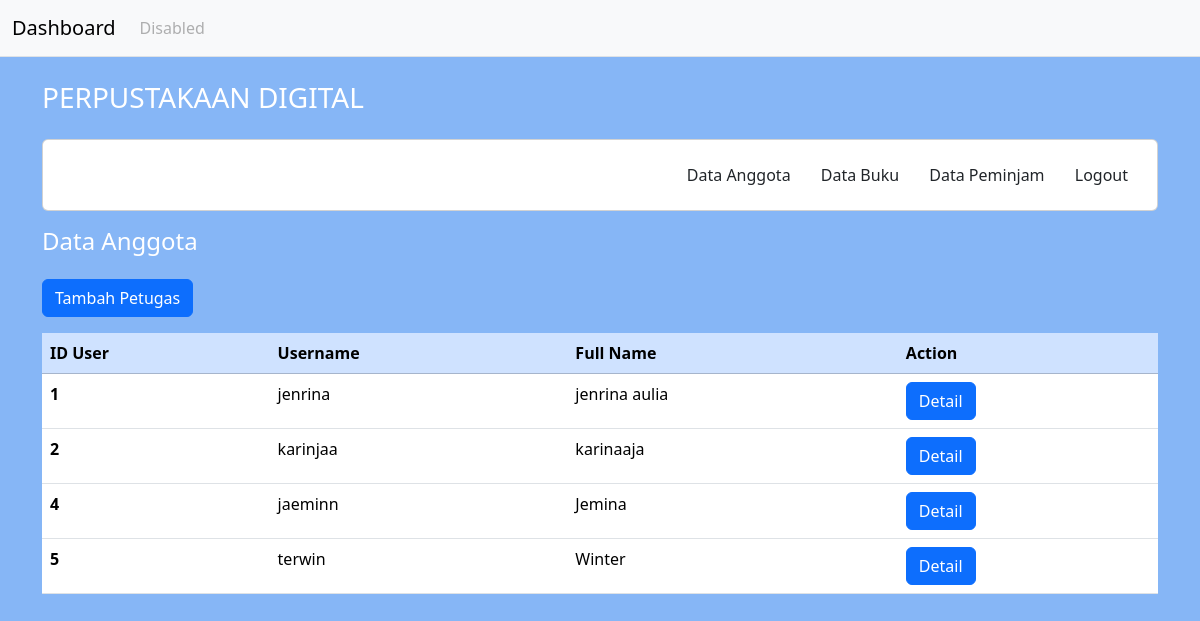
The app's page /petugas/anggota.php (signed in), older data.
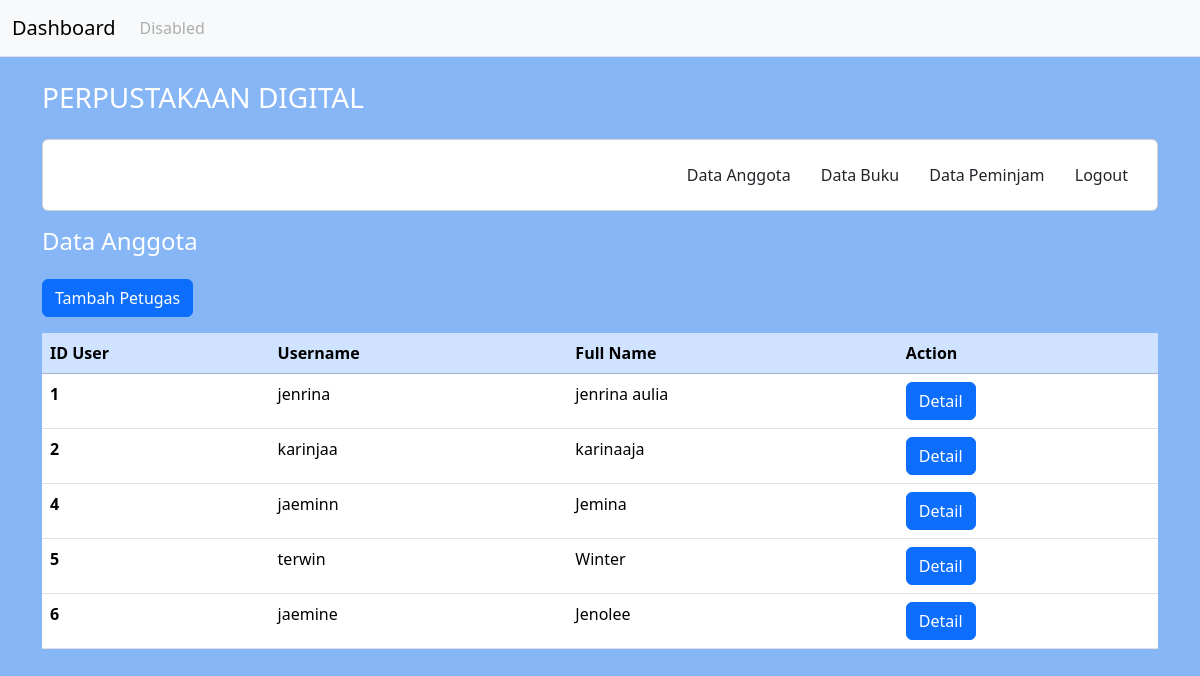
The same page, newer data.
### tables this page shows
CREATE TABLE `user` (
  `IDuser` int(20) NOT NULL,
  `username` varchar(255) NOT NULL,
  `password` varchar(255) NOT NULL,
  `email` varchar(255) NOT NULL,
  `namalengkap` varchar(255) NOT NULL,
  `alamat` text NOT NULL,
  `level` enum('admin','petugas','peminjam') NOT NULL
);

### petugas/anggota.php (the view, shortened to what this page needs)
<!DOCTYPE html>
<html lang="en">
<head>
</head>
<body style="background-color: #86B6F6;">
<nav class="navbar navbar-expand-lg bg-light border-bottom border-body" data-bs-theme="light">
  <div class="container-fluid">
    <a class="navbar-brand" href="index_pts.php">Dashboard</a>
    <div class="collapse navbar-collapse" id="navbarSupportedContent">
      <ul class="navbar-nav me-auto mb-4 mb-lg-0">
        <li class="nav-item">
          <a class="nav-link disabled" aria-disabled="true">Disabled</a>
        </li>
      </ul>
    </div>
  </div>
</nav>
</body>
</html>
<?php
include 'layout/header.php';
?>
<div class="container">
  <div class="row text-white" style="margin-top: 1rem;">
  <h4>Data Anggota</h4>
      <div class="col1">
        <a href="data/tambah_ptgs.php" class="btn btn-primary mt-3">Tambah Petugas</a>
      <div class="col1">
      <table class="table my-3">
        <thead class="table table-primary">
            <tr>
            <th scope="col">ID User</th>
            <th scope="col">Username</th>
            <th scope="col">Full Name</th>
            <th scope="col">Action</th>
            </tr>
        </thead>
        <?php
        include '../koneksi/koneksi.php';
        $data = mysqli_query($conn, "SELECT * FROM user");
        while ($d = mysqli_fetch_array($data)) {
        ?>
        <tbody>
            <tr>
            <th scope="row"><?php echo $d['IDuser'];?></th>
            <td><?php echo $d['username'];?></td>
            <td><?php echo $d['namalengkap'];?></td>
            <td>
               <a href="data/detail_anggota.php?iduser=<?php echo $d['IDuser'];?>" class="btn btn-primary text-white">Detail</a>
                 </td>
            </tr>
        </tbody>
        <?php
        }
        ?>
        </table>
      </div>
  </div>
</div>
<?php
include 'layout/footer.php';
?>

Row changes from the older to the newer data that the page shows:
added user: IDuser "6", username "jaemine", namalengkap "Jenolee"
